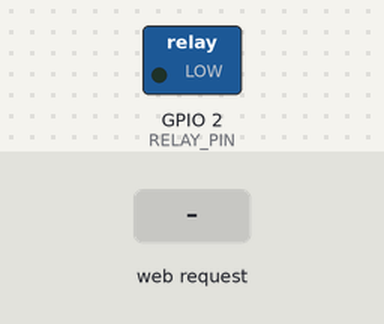
A sketch run on a simulated ESP8266 (NodeMCU). On the bench: switched loads named in the sketch (green lamp = pin HIGH). The inputs (shaded band) are chosen by the test bench. WiFi joins after 1.5 s; servers stay silent unless stated.

Above: at 3.2 s.
3.3 s: HTTP request GET /switch received
At 3.8 s:
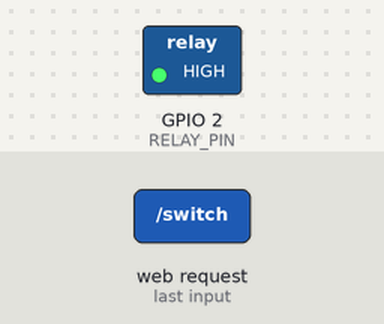
4.8 s: HTTP request GET /set?value=0 received
At 6.0 s:
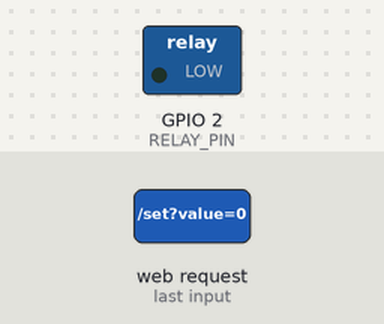
6.3 s: HTTP request GET /set?value=1 received
At 7.3 s:
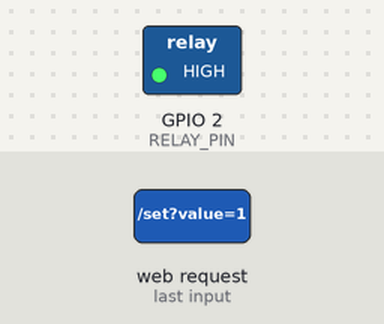
Timing chart, 0 to 9.3 s (numbered marks = the images above; inputs shaded):
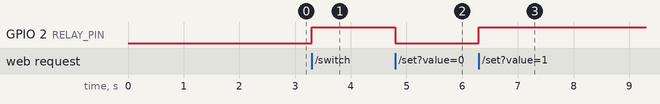

The sketch:

ESP8266-Relay-firmware.ino
```cpp
// Script for ESP8266 for control Relay by api requests
// To work check go to http://ip_of_esp
//

#include "ESP8266WiFi.h"
#include "ESP8266WebServer.h"

#define RELAY_PIN 2
#define ON HIGH
#define OFF LOW

ESP8266WebServer server(80);
const char* ssid = "YOUR_WIFI_SSID";
const char* password = "YOUR_WIFI_PASSWORD";
byte tries = 10;  // Wi-Fi connect retries
bool STATE = false;

void setup() {
  pinMode(RELAY_PIN, OUTPUT);
  update_relay();  // Turn off, becouse STATE = false

  WiFi.begin(ssid, password);

  while (--tries && WiFi.status() != WL_CONNECTED) {
    delay(500);
  }

  server.on("/set", set);
  server.on("/get", get);
  server.on("/uptime", uptime);
  server.on("/switch", switch_state);
  server.on("/", handleRootPath);
  server.onNotFound(handleNotFound);

  server.begin();
}

void loop() {
  server.handleClient();
}

void update_relay() {
  if (STATE) {
    digitalWrite(RELAY_PIN, ON);
  } else {
    digitalWrite(RELAY_PIN, OFF);
  }
  delay(500);
}

void set() {
  String response = "";
  if (server.arg("value") == "") {
    response = "Parameter not found";
  } else {
    if (server.arg("value") == "1") {
      if (STATE) {
        response = "Nothing changed. State:1";
      } else {
        response = "Value set to 1";
      }
      STATE = true;
    } else if (server.arg("value") == "0") {
      if (!STATE) {
        response = "Nothing changed. State:0";
      } else {
        response = "Value set to 0";
      }
      STATE = false;
    } else {
      response = "Only value=0 or value=1 accepted";
    }
  }
  server.send(200, "text/plain", response);
  update_relay();
}


void switch_state() {
  STATE = !STATE;
  String response = "State changed from " + String(!STATE) + " to " + String(STATE);
  server.send(200, "text/plain", response);
  update_relay();
}


void get() {
  String response = "State:" + String(STATE);
  server.send(200, "text/plain", response);
}


void uptime() {
  unsigned long sec = millis() / 1000;
  unsigned long min = sec / 60;
  unsigned long hr = min / 60;
  unsigned long days = hr / 24;

  sec %= 60;
  min %= 60;
  hr %= 24;

  String response = "Uptime:" + String(days) + "d " +  String(hr) + ":" + String(min) + ":" + String(sec);
  server.send(200, "text/plain", response);
}


void handleRootPath() {
  server.send(200, "text/html", "<p>Hello from home Wi-Fi relay!</p><p>This is WebSerber on ESP-01 that controls Relay v4.0</p><p>Here you will find a <a href=\"https://github.com/SmartThinksDIY\">project site</a></p><p>Credits: <a href=\"https://annndruha.space\">annndruha.space</a></p>");
}


void handleNotFound() {
  String response = "Page not Found\n\n";
  server.send(404, "text/plain", response);
}
```

Measured:
- after the input at 3.3 s, GPIO 2 (RELAY_PIN): LOW → HIGH at once
- after the input at 4.8 s, GPIO 2 (RELAY_PIN): HIGH → LOW at once
- after the input at 6.3 s, GPIO 2 (RELAY_PIN): LOW → HIGH at once
